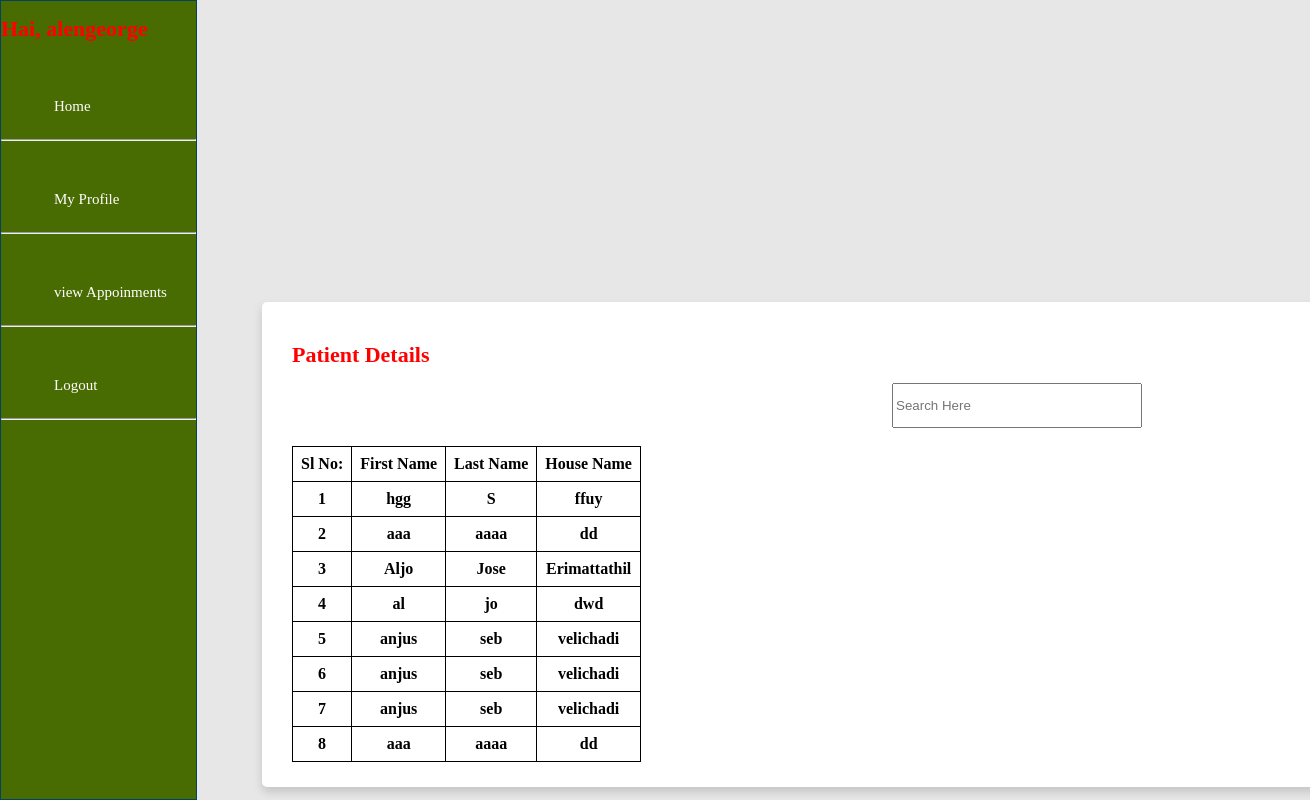
Screenshot of /admin/plist.php (signed in) with the database file from the repository.
### tables this page shows
CREATE TABLE `patient` (
  `p_id` int(10) NOT NULL,
  `p_fname` varchar(255) NOT NULL,
  `p_lname` varchar(255) NOT NULL,
  `p_username` varchar(255) NOT NULL,
  `p_email` varchar(255) NOT NULL,
  `p_address` varchar(255) NOT NULL,
  `p_city` varchar(255) NOT NULL,
  `p_state` varchar(255) NOT NULL,
  `p_pincode` varchar(10) NOT NULL,
  `p_bloodgroup` varchar(10) NOT NULL,
  `p_DOB` date NOT NULL,
  `p_phno` varchar(12) NOT NULL,
  `p_password` varchar(255) NOT NULL,
  `p_gender` varchar(100) NOT NULL,
  `med_history` varchar(1000) NOT NULL
);

### admin/plist.php (the view, shortened to what this page needs)
<?php session_start();
include "../inc/side.php";
include "../inc/connection.php";
$sql = "SELECT * FROM `patient`";
$result = mysqli_query($conn,$sql);
$count=1;
?>
<!DOCTYPE html>
<html lang="en">
<head>
    <link rel="stylesheet" href="../css/tabstyle.css">
</head>
<body>
<div class = "content">
    <div class="table">
    <h1>Patient Details</h1><input type="text" id="myInput" name="search" onkeyup="myFunction()" placeholder="Search Here">
    <br><br>
    <table class="tab" id="myTable">
    <tr>
       <th>Sl No:</th>
       <th>First Name</th>
       <th>Last Name</th>
       <th>House Name</th>
    </tr>
<?php
while($rows = mysqli_fetch_assoc($result))
{
?>
    <tr>
       <th><?php echo $count; ?></th>
       <td><b><?php echo $rows['p_fname'];?></b></td>
       <th><?php echo $rows['p_lname'];?></th>
       <th><?php echo $rows['p_address'];?></th>
    </tr>
    <?php
  $count++;
}
?>
    </table>
</div>
</div>
</body>
</html>

### css/tabstyle.css (style rules this page uses)
.content { margin-top: -60%; margin-left: 20%; max-width: 1000px; width: 100%; background-color: #fff; padding: 25px 30px; border-radius: 5px; box-shadow: 0 5px 10px rgba(0,0,0,0.15); }
.content input { margin-left: 60%; width: 250px; height: 45px; }
.tab table, th, td { border: 1px solid black; padding: 8px; text-align: center; }

### inc/side.php (style rules this page uses)
body { background-color: #E7E7E7; margin: 0; }
h1 { color: red; font-size:22; }

### admin/plist.php (style rules this page uses)
.content { margin-top: -88%; }
table, th, td { border: 1px solid black; border-collapse:collapse; padding: 8px; text-align: center; }

### rows the page displays
patient: p_fname "hgg", p_lname "S", p_address "ffuy"
patient: p_fname "aaa", p_lname "aaaa", p_address "dd"
patient: p_fname "Aljo", p_lname "Jose", p_address "Erimattathil"
patient: p_fname "al", p_lname "jo", p_address "dwd"
patient: p_fname "anjus", p_lname "seb", p_address "velichadi"
patient: p_fname "anjus", p_lname "seb", p_address "velichadi"
patient: p_fname "anjus", p_lname "seb", p_address "velichadi"
patient: p_fname "aaa", p_lname "aaaa", p_address "dd"
